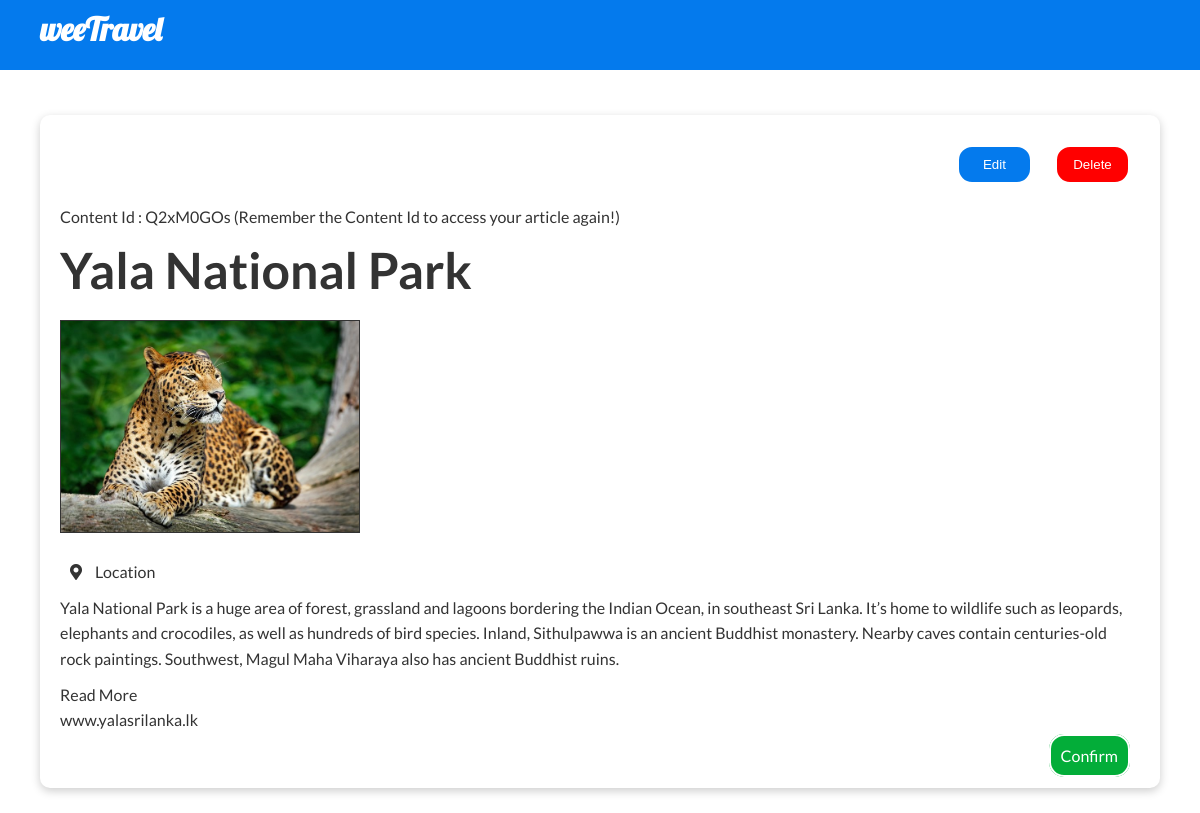
The app's page /article.php (signed in) with its own data.
### tables this page shows
CREATE TABLE `places` (
  `id` varchar(8) NOT NULL,
  `title` varchar(512) NOT NULL,
  `description` longtext NOT NULL,
  `image` varchar(2048) DEFAULT NULL,
  `location` varchar(512) DEFAULT NULL,
  `article` varchar(512) DEFAULT NULL,
  `reference` varchar(512) NOT NULL,
  `password` varchar(16) NOT NULL,
  `create_date` datetime NOT NULL
);

### article.php (the view, shortened to what this page needs)
<?php
    require_once "loaddata.php";
    $statement = $pdo->prepare('SELECT * FROM '.$_SESSION['currentTable'].' WHERE'.$_SESSION['currentId'].' ORDER BY create_date DESC');
    $statement->execute();
    $article = $statement->fetch(PDO::FETCH_ASSOC);
?>
<!DOCTYPE html>
<html lang="en">
<head>
    <link rel="stylesheet" href="https://cdnjs.cloudflare.com/ajax/libs/font-awesome/5.15.4/css/all.min.css" />
    <link rel="stylesheet" href="utilities.css">
    <link rel="stylesheet" href="style.css">
</head>
<body>
    <header class="navbar">
        <div class="container">
            <h1>weeTravel</h1>
        </div>
    </header>
    <section class="content">
        <div class="container">
            <div class="grid">
                <div class="card">
                    <div class="grid">
                        <div class="btns">
                            <form method="get" action="editform.php">
                                <button type="submit" class="btn">Edit</button>
                            </form>
                            <form method="post" action="delete.php">
                                <button type="submit" class="btn-danger">Delete</button>
                            </form>
                        </div>
                    </div>
                    <p>Content Id : <?php echo $article['id']; ?> (Remember the Content Id to access your article again!)</p>
                    <h2><?php echo $article['title']; ?></h2>
                    <?php if ($article['image']){ ?>
                        <img src="<?php echo $article['image'] ?>">
                    <?php } else { ?>
                        <img src="images/altImage.png">
                    <?php } ?>
                    <div class="details">
                        <?php if ($article['location']): ?>
                            <i class="fas fa-map-marker-alt"></i>
                            <a href="<?php echo $article['location']; ?>" target="_blank">Location</a>
                        <?php endif; ?>
                        <p><?php echo $article['description']; ?></p>
                        <ul>
                            <li>
                                <?php if ($article['location']): ?>
                                    <a href="<?php echo $article['article']; ?>" target="_blank">Read More</a>
                                <?php endif; ?>
                            </li>
                            <li>
                                <a href="<?php echo $article['reference']; ?>" target="_blank"><?php echo $article['reference']; ?></a>
                            </li>
                        </ul>
                    </div>
                    <div class="btns"><a href="home.php">Confirm</a></div>
                </div>
            </div>
        </div>
    </section>
</body>
</html>

### utilities.css (style rules this page uses)
.container { max-width: 1336px; margin: 0 auto; overflow: auto; padding: 0 40px; }
.grid { display: grid; grid-template-columns: repeat(2, 1fr); gap: 20px; justify-content: center; align-items: center; height: 100%; }

### style.css (style rules this page uses)
* { box-sizing: border-box; margin: 0; padding: 0; }
:root { --bg-color : #047aed; --text-color : #333; }
body { font-family: 'Lato', sans-serif; color: var(--text-color); line-height: 1.6; }
ul { list-style-type: none; }
a { text-decoration: none; color: var(--text-color); }
h1, h2, h3 { line-height: 1.2; margin: 10px 0; }
p { margin: 10px 0; }
img { width: 100%; height: auto; }
.card { background-color: #fff; color: var(--text-color); border-radius: 10px; box-shadow: 0 3px 10px rgba(0, 0, 0, 0.2); }
.card i { margin: 0 10px; }
.btn { background-color: var(--bg-color); color: #fff; width: 75px; margin: 10px; padding: 10px; border-radius: 15px; border: #fff solid 2px; }
.btn-danger { background-color: #ff0000; color: #fff; width: 75px; margin: 10px; padding: 10px; border-radius: 15px; border: #fff solid 2px; }
.btns { text-align: right; }
.btns form { display: inline; }
.btns a { background-color: #03ad39; color: #fff; width: 75px; margin: 10px; padding: 10px; border-radius: 15px; border: #fff solid 2px; }
.navbar { background-color: var(--bg-color); color: #fff; height: 70px; }
.navbar h1 { font-family: 'Lobster', sans-serif; }
.content { margin-top: 20px; height: 700px; }
.content .grid { grid-template-columns: 1fr; gap: 10px; }
.content .card { padding: 20px; margin: 25px 0; }
.content h2 { font-size: 50px; }
.content img { width: 300px; height: auto; margin: 10px 0; border: 1px solid var(--text-color); }
.details { margin: 10px 0; }

### records on screen
places: id "Q2xM0GOs", title "Yala National Park", image (picture), description "Yala National Park is a huge area of forest, grassland and lagoons bordering the Indian Ocean, in southeast Sri Lanka. It’s home to wildlife such as leopards, elephants and crocodiles, as well as hundreds of bird species. Inland, Sithulpawwa is an ancient Buddhist monastery. Nearby caves contain centuries-old rock paintings. Southwest, Magul Maha Viharaya also has ancient Buddhist ruins.", reference "www.yalasrilanka.lk"
